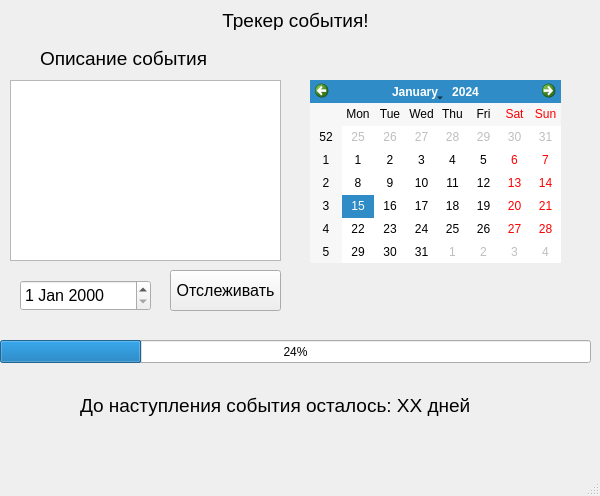
<?xml version="1.0" encoding="UTF-8"?>
<ui version="4.0">
 <class>MainWindow</class>
 <widget class="QMainWindow" name="MainWindow">
  <property name="geometry">
   <rect>
    <x>0</x>
    <y>0</y>
    <width>600</width>
    <height>496</height>
   </rect>
  </property>
  <property name="windowTitle">
   <string>Тестовое приложение на Python с модулем PyQT5</string>
  </property>
  <widget class="QWidget" name="centralwidget">
   <widget class="QLabel" name="label">
    <property name="geometry">
     <rect>
      <x>0</x>
      <y>10</y>
      <width>591</width>
      <height>20</height>
     </rect>
    </property>
    <property name="font">
     <font>
      <pointsize>14</pointsize>
     </font>
    </property>
    <property name="text">
     <string>Трекер события!</string>
    </property>
    <property name="alignment">
     <set>Qt::AlignCenter</set>
    </property>
   </widget>
   <widget class="QCalendarWidget" name="calendarWidget">
    <property name="geometry">
     <rect>
      <x>310</x>
      <y>80</y>
      <width>251</width>
      <height>183</height>
     </rect>
    </property>
   </widget>
   <widget class="QProgressBar" name="progressBar">
    <property name="geometry">
     <rect>
      <x>0</x>
      <y>340</y>
      <width>591</width>
      <height>23</height>
     </rect>
    </property>
    <property name="value">
     <number>24</number>
    </property>
   </widget>
   <widget class="QPlainTextEdit" name="plainTextEdit">
    <property name="geometry">
     <rect>
      <x>10</x>
      <y>80</y>
      <width>271</width>
      <height>181</height>
     </rect>
    </property>
   </widget>
   <widget class="QLabel" name="label_2">
    <property name="geometry">
     <rect>
      <x>40</x>
      <y>50</y>
      <width>181</width>
      <height>16</height>
     </rect>
    </property>
    <property name="font">
     <font>
      <pointsize>14</pointsize>
     </font>
    </property>
    <property name="text">
     <string>Описание события</string>
    </property>
   </widget>
   <widget class="QPushButton" name="pushButton">
    <property name="geometry">
     <rect>
      <x>170</x>
      <y>270</y>
      <width>111</width>
      <height>41</height>
     </rect>
    </property>
    <property name="font">
     <font>
      <pointsize>12</pointsize>
     </font>
    </property>
    <property name="text">
     <string>Отслеживать</string>
    </property>
   </widget>
   <widget class="QDateEdit" name="dateEdit">
    <property name="geometry">
     <rect>
      <x>20</x>
      <y>280</y>
      <width>131</width>
      <height>31</height>
     </rect>
    </property>
    <property name="font">
     <font>
      <pointsize>12</pointsize>
     </font>
    </property>
   </widget>
   <widget class="QLabel" name="label_3">
    <property name="geometry">
     <rect>
      <x>80</x>
      <y>390</y>
      <width>391</width>
      <height>31</height>
     </rect>
    </property>
    <property name="font">
     <font>
      <pointsize>14</pointsize>
     </font>
    </property>
    <property name="text">
     <string>До наступления события осталось: XX дней</string>
    </property>
   </widget>
  </widget>
  <widget class="QMenuBar" name="menubar">
   <property name="geometry">
    <rect>
     <x>0</x>
     <y>0</y>
     <width>600</width>
     <height>21</height>
    </rect>
   </property>
  </widget>
  <widget class="QStatusBar" name="statusbar"/>
 </widget>
 <resources/>
 <connections/>
</ui>
